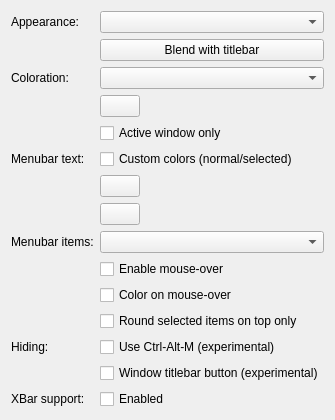
     <widget class="QWidget" name="page_21">
      <layout class="QFormLayout" name="formLayout_17">
       <item row="0" column="0">
        <widget class="QLabel" name="textLabel1_4_3">
         <property name="text">
          <string>Appearance:</string>
         </property>
         <property name="wordWrap">
          <bool>false</bool>
         </property>
        </widget>
       </item>
       <item row="0" column="1">
        <widget class="QComboBox" name="menubarAppearance">
         <property name="toolTip">
          <string>&lt;p&gt;Defines the gradient used for the background of menubars.</string>
         </property>
        </widget>
       </item>
       <item row="1" column="1">
        <widget class="QPushButton" name="menubarBlend">
         <property name="toolTip">
          <string>&lt;p&gt;Sets the relevant config items, so that window titlebars and menubars are blended..</string>
         </property>
         <property name="text">
          <string>Blend with titlebar</string>
         </property>
        </widget>
       </item>
       <item row="2" column="0">
        <widget class="QLabel" name="textLabel1_4_2_5">
         <property name="text">
          <string>Coloration:</string>
         </property>
         <property name="wordWrap">
          <bool>false</bool>
         </property>
        </widget>
       </item>
       <item row="2" column="1">
        <widget class="QComboBox" name="shadeMenubars">
         <property name="toolTip">
          <string>&lt;p&gt;Defines the color applied to the background of menubars.</string>
         </property>
        </widget>
       </item>
       <item row="3" column="1">
        <widget class="KColorButton" name="customMenubarsColor">
         <property name="sizePolicy">
          <sizepolicy hsizetype="Fixed" vsizetype="Fixed">
           <horstretch>0</horstretch>
           <verstretch>0</verstretch>
          </sizepolicy>
         </property>
         <property name="toolTip">
          <string>&lt;p&gt;Sets the custom color.</string>
         </property>
         <property name="text">
          <string/>
         </property>
        </widget>
       </item>
       <item row="4" column="1">
        <widget class="QCheckBox" name="shadeMenubarOnlyWhenActive">
         <property name="toolTip">
          <string>&lt;p&gt;Defines whether the background coloration should be applied to all menubars, or just those in active windows.</string>
         </property>
         <property name="text">
          <string>Active window only</string>
         </property>
        </widget>
       </item>
       <item row="5" column="0">
        <widget class="QLabel" name="label_58">
         <property name="text">
          <string>Menubar text:</string>
         </property>
        </widget>
       </item>
       <item row="5" column="1">
        <widget class="QCheckBox" name="customMenuTextColor">
         <property name="sizePolicy">
          <sizepolicy hsizetype="Fixed" vsizetype="Fixed">
           <horstretch>0</horstretch>
           <verstretch>0</verstretch>
          </sizepolicy>
         </property>
         <property name="toolTip">
          <string>&lt;p&gt;If enabled, then the following to color boxes are used to set the text color to be used for normal and selected menubar items.</string>
         </property>
         <property name="text">
          <string>Custom colors (normal/selected)</string>
         </property>
        </widget>
       </item>
       <item row="6" column="1">
        <widget class="KColorButton" name="customMenuNormTextColor">
         <property name="sizePolicy">
          <sizepolicy hsizetype="Fixed" vsizetype="Fixed">
           <horstretch>0</horstretch>
           <verstretch>0</verstretch>
          </sizepolicy>
         </property>
         <property name="toolTip">
          <string>&lt;p&gt;Sets the text color of normal menubar items.</string>
         </property>
         <property name="text">
          <string/>
         </property>
        </widget>
       </item>
       <item row="7" column="1">
        <widget class="KColorButton" name="customMenuSelTextColor">
         <property name="sizePolicy">
          <sizepolicy hsizetype="Fixed" vsizetype="Fixed">
           <horstretch>0</horstretch>
           <verstretch>0</verstretch>
          </sizepolicy>
         </property>
         <property name="toolTip">
          <string>&lt;p&gt;Sets the text color of selected menubar items.</string>
         </property>
         <property name="text">
          <string/>
         </property>
        </widget>
       </item>
       <item row="8" column="0">
        <widget class="QLabel" name="label_59">
         <property name="text">
          <string>Menubar items:</string>
         </property>
        </widget>
       </item>
       <item row="8" column="1">
        <widget class="QComboBox" name="menuitemAppearance">
         <property name="toolTip">
          <string>&lt;p&gt;Defines the gradient to be applied to selected menubar items.</string>
         </property>
        </widget>
       </item>
       <item row="9" column="1">
        <widget class="QCheckBox" name="menubarMouseOver">
         <property name="toolTip">
          <string>&lt;p&gt;If enabled, menubar items will have their background gradient applied when the mouse hovers over them.</string>
         </property>
         <property name="text">
          <string>Enable mouse-over</string>
         </property>
        </widget>
       </item>
       <item row="10" column="1">
        <widget class="QCheckBox" name="colorMenubarMouseOver">
         <property name="toolTip">
          <string>&lt;p&gt;If enabled, when the mouse hovers over a menubar item (and 'Enable mouse-over' is enabled) then it will also be colored, otherwise it wll use a shade of the background color.</string>
         </property>
         <property name="text">
          <string>Color on mouse-over</string>
         </property>
        </widget>
       </item>
       <item row="11" column="1">
        <widget class="QCheckBox" name="roundMbTopOnly">
         <property name="toolTip">
          <string>&lt;p&gt;If enabled, only the top (and not bottom) of selected menubar items will be rounded.</string>
         </property>
         <property name="text">
          <string>Round selected items on top only</string>
         </property>
        </widget>
       </item>
       <item row="12" column="0">
        <widget class="QLabel" name="label_68">
         <property name="text">
          <string>Hiding:</string>
         </property>
        </widget>
       </item>
       <item row="12" column="1">
        <widget class="QCheckBox" name="menubarHiding_keyboard">
         <property name="toolTip">
          <string>&lt;p&gt;If enabled, menubars may be hidden (and re-shown), by using the 'Ctrl-Alt-M' key combination.</string>
         </property>
         <property name="text">
          <string>Use Ctrl-Alt-M (experimental)</string>
         </property>
        </widget>
       </item>
       <item row="13" column="1">
        <widget class="QCheckBox" name="menubarHiding_kwin">
         <property name="toolTip">
          <string>&lt;p&gt;If enabled, menubars may be hidden (and re-shown), by using a special button in the Vanish kwin decoration.</string>
         </property>
         <property name="text">
          <string>Window titlebar button (experimental)</string>
         </property>
        </widget>
       </item>
       <item row="14" column="1">
        <widget class="QCheckBox" name="xbar">
         <property name="toolTip">
          <string>&lt;p&gt;If enabled, the theme will support embedding the menubar of KDE4 applications in Bespin's XBar.</string>
         </property>
         <property name="text">
          <string>Enabled</string>
         </property>
        </widget>
       </item>
       <item row="14" column="0">
        <widget class="QLabel" name="label_72">
         <property name="text">
          <string>XBar support:</string>
         </property>
        </widget>
       </item>
      </layout>
     </widget>
